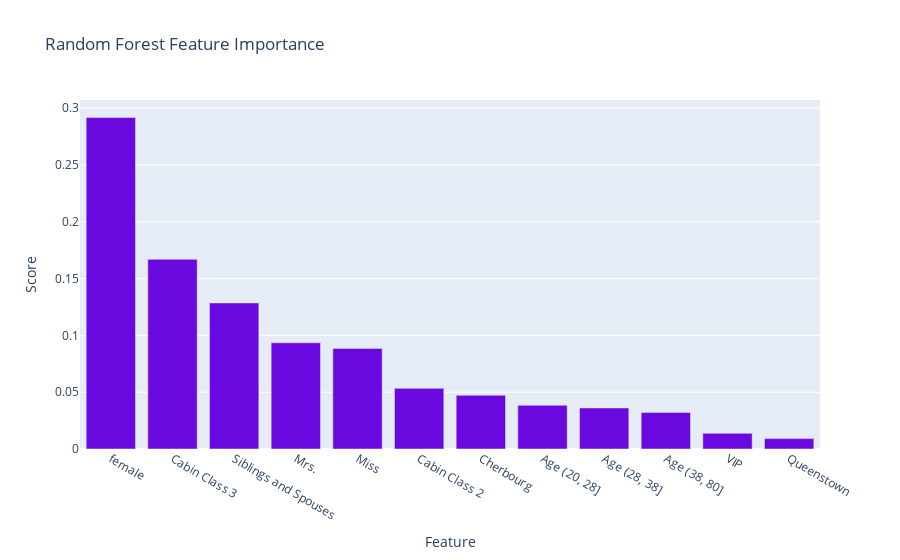

Notebook cell for this chart:
### Code cell
# display results with plotly
trace0 = go.Bar(x= fi_df.index,
                y= fi_df['fi'].values,
                marker=dict(color='#6a09df'))

# now the layout
layout=go.Layout(title='Random Forest Feature Importance',
                   xaxis= dict(title='Feature'),
                   yaxis=dict(title='Score'))
# bind using go.Figure
fig = go.Figure(data=[trace0], layout=layout)
fig

### Figure 1 — Plotly figure (JSON) as saved in the notebook; plotly's stock layout.template omitted (floating-point values rounded to 4 significant figures)
{"data": [{"marker": {"color": "#6a09df"}, "type": "bar", "x": ["female", "Cabin Class 3", "Siblings and Spouses", "Mrs.", "Miss", "Cabin Class 2", "Cherbourg", "Age (20, 28]", "Age (28, 38]", "Age (38, 80]", "VIP", "Queenstown"], "y": [0.2918, 0.167, 0.1286, 0.09352, 0.08856, 0.0534, 0.04732, 0.03848, 0.03615, 0.03221, 0.01377, 0.009143]}], "layout": {"autosize": true, "title": {"text": "Random Forest Feature Importance"}, "xaxis": {"autorange": true, "range": [-0.5, 11.5], "title": {"text": "Feature"}, "type": "category"}, "yaxis": {"autorange": true, "range": [0, 0.3072], "title": {"text": "Score"}, "type": "linear"}}}
